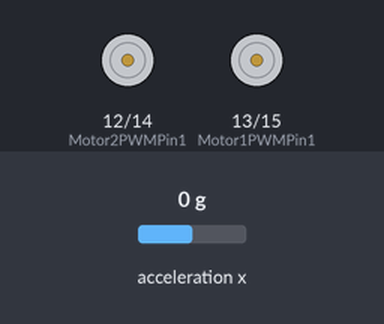
Recording of a sketch running on a simulated Arduino Uno, built with avr-gcc and run on an emulated ATmega328P. Shown: motor-driver pin pairs drawn as motors (green arrow = first pin HIGH = forward, orange = second pin HIGH = backward, longer = more drive). The test bench sets the inputs (shaded band); at power-on: acceleration x 0 g.

Above: at 1.2 s.
1.3 s: acceleration x set to -0.3 g
At 2.5 s:
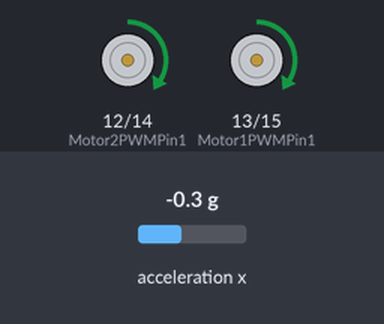
2.8 s: acceleration x set to 0.8 g
At 3.5 s:
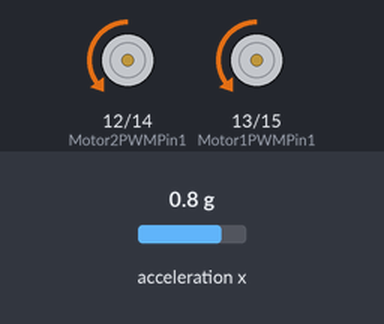
4.3 s: acceleration x set to 0.3 g
5.8 s: acceleration x set to 0 g
At 6.9 s:
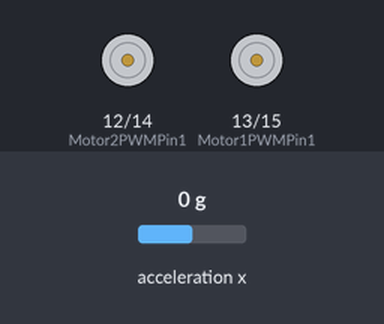
7.3 s: acceleration x set to -1.4 g
At 8.5 s:
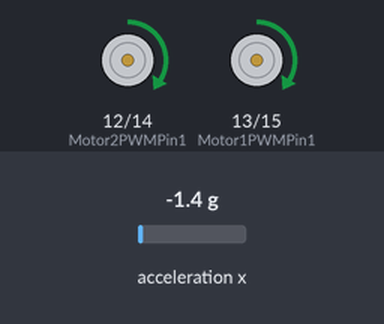
8.8 s: acceleration x set to 1.4 g
At 9.2 s:
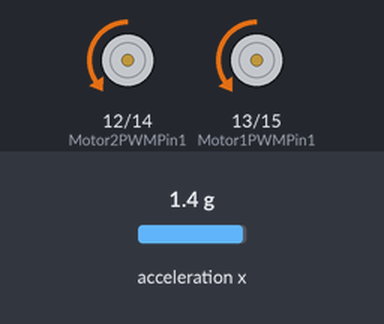
Timing chart, 0 to 11.3 s (numbered marks = the images above; inputs shaded):
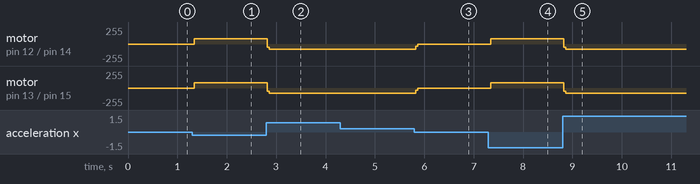

The sketch:

Muki_Balancing_Robot.ino
```cpp
#include "MPU6050.h"
#include <Wire.h>
MPU6050 mpu;

//PID constants
double kp = 8;
double ki = 0;
double kd = 1;

unsigned long currentTime, previousTime;
double elapsedTime;
double error;
double lastError;
double cumError, rateError;
double motorPower;

int accZ = 0;

#define Motor1PWMPin1   13
#define Motor1PWMPin2   15
#define Motor2PWMPin1   12
#define Motor2PWMPin2   14

void setup() {
  pinMode(Motor1PWMPin1   , OUTPUT);
  pinMode(Motor1PWMPin2   , OUTPUT);
  pinMode(Motor2PWMPin1   , OUTPUT);
  pinMode(Motor2PWMPin2   , OUTPUT);
  setMotors(0);
  Wire.begin();
  //analogWriteRange(255);
  mpu.initialize();
  mpu.setXAccelOffset(-1528);
  mpu.setYAccelOffset(-510);
  mpu.setZAccelOffset(1826);
  mpu.setXGyroOffset(85);
  mpu.setYGyroOffset(-75);
  mpu.setZGyroOffset(42);
}

void loop() {
  delay(0);
  accZ = mpu.getAccelerationX();
  accZ = map(accZ, -17000, 17000, -150, 150);
  computePID();
}

void setMotors(int MotorPWM ) {
  if (MotorPWM >= 0) {
    analogWrite(Motor1PWMPin1   , 0);
    analogWrite(Motor1PWMPin2   , MotorPWM);
    analogWrite(Motor2PWMPin1   , 0);
    analogWrite(Motor2PWMPin2   , MotorPWM);
  }
  else {
    analogWrite(Motor1PWMPin2   , 0);
    analogWrite(Motor1PWMPin1   , -MotorPWM);
    analogWrite(Motor2PWMPin2   , 0);
    analogWrite(Motor2PWMPin1   , -MotorPWM);

  }
}

double computePID() {
  currentTime = millis();                //get current time
  elapsedTime = (double)(currentTime - previousTime);        //compute time elapsed from previous computation

  error = accZ - 0;                                // determine error
  cumError += error * elapsedTime;                // compute integral
  rateError = (error - lastError) / elapsedTime; // compute derivative

  motorPower = kp * error + ki * cumError + kd * rateError;          //PID output
  setMotors(motorPower );

  lastError = error;                                //remember current error
  previousTime = currentTime;                        //remember current time
}
```

Measured:
- the behaviour switches between -0.1 and -0.2 g on acceleration x (found by bisection; images 0 and 1)
- the behaviour switches between 0.2 and 0.1 g on acceleration x (found by bisection; images 2 and 3)
- after the input at 1.3 s, motor on pin 12 (Motor2PWMPin1) / pin 14 (Motor2PWMPin2), motor on pin 13 (Motor1PWMPin1) / pin 15 (Motor1PWMPin2): stopped → forward 76/255 at once
- after the input at 2.8 s, motor on pin 12 (Motor2PWMPin1) / pin 14 (Motor2PWMPin2), motor on pin 13 (Motor1PWMPin1) / pin 15 (Motor1PWMPin2): forward 76/255 → backward 81/255 at once
- after the input at 4.3 s, every drawn part: stays the same
- after the input at 5.8 s, motor on pin 12 (Motor2PWMPin1) / pin 14 (Motor2PWMPin2), motor on pin 13 (Motor1PWMPin1) / pin 15 (Motor1PWMPin2): backward 81/255 → stopped at once
- after the input at 7.3 s, motor on pin 12 (Motor2PWMPin1) / pin 14 (Motor2PWMPin2), motor on pin 13 (Motor1PWMPin1) / pin 15 (Motor1PWMPin2): stopped → forward 76/255 at once
- after the input at 8.8 s, motor on pin 12 (Motor2PWMPin1) / pin 14 (Motor2PWMPin2): forward 76/255 → backward 79/255 at once; motor on pin 13 (Motor1PWMPin1) / pin 15 (Motor1PWMPin2): forward 76/255 → backward 80/255 at once
